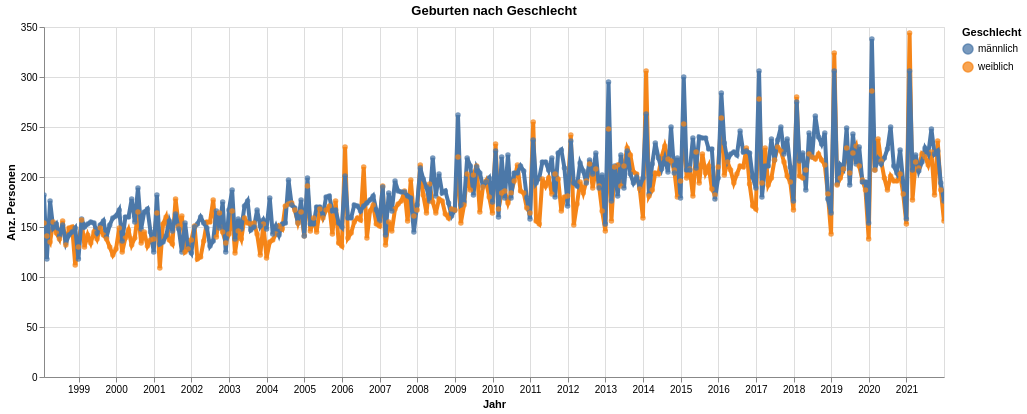

The cell this chart's notebook holds for it:
### Code cell
myTitle="Geburten nach Geschlecht"
highlight = alt.selection(type='single', on='mouseover',
                          fields=['SexLang'], nearest=True)
#x='date:StichtagDatJahr',
base = alt.Chart(myAgg.reset_index().query('sum_WBev>1'), title=myTitle).encode(
    x=alt.X('StichtagDat', axis=alt.Axis(title='Jahr'))# , axis=alt.Axis(format='%', title='percentage')
    , y=alt.X('sum_WBev', axis=alt.Axis(title='Anz. Personen'))
    , color=alt.Color('SexLang', legend=alt.Legend(title="Geschlecht"))  
    ,tooltip=['StichtagDat', 'SexLang', 'sum_WBev']    
)
points = base.mark_circle().encode(
    opacity=alt.value(0.75)
).add_selection(
    highlight
).properties(
    width=900 , height=350
)
lines = base.mark_line().encode(
    size=alt.condition(~highlight, alt.value(0.5), alt.value(4))
).interactive()

lines + points

### Figure 1 — Vega-Lite specification as saved in the notebook (floating-point values rounded to 4 significant figures; data arrays with more than 128 entries replaced by an {"elided": "..."} marker saying what was removed)
{"config": {"view": {"continuousWidth": 400, "continuousHeight": 300}}, "layer": [{"mark": "line", "encoding": {"color": {"type": "nominal", "field": "SexLang", "legend": {"title": "Geschlecht"}}, "size": {"condition": {"value": 0.5, "selection": {"not": "selector024"}}, "value": 4}, "tooltip": [{"type": "temporal", "field": "StichtagDat"}, {"type": "nominal", "field": "SexLang"}, {"type": "quantitative", "field": "sum_WBev"}], "x": {"type": "temporal", "axis": {"title": "Jahr"}, "field": "StichtagDat"}, "y": {"type": "quantitative", "axis": {"title": "Anz. Personen"}, "field": "sum_WBev"}}, "selection": {"selector025": {"type": "interval", "bind": "scales", "encodings": ["x", "y"]}}, "title": "Geburten nach Geschlecht"}, {"mark": "circle", "encoding": {"color": {"type": "nominal", "field": "SexLang", "legend": {"title": "Geschlecht"}}, "opacity": {"value": 0.75}, "tooltip": [{"type": "temporal", "field": "StichtagDat"}, {"type": "nominal", "field": "SexLang"}, {"type": "quantitative", "field": "sum_WBev"}], "x": {"type": "temporal", "axis": {"title": "Jahr"}, "field": "StichtagDat"}, "y": {"type": "quantitative", "axis": {"title": "Anz. Personen"}, "field": "sum_WBev"}}, "height": 350, "selection": {"selector024": {"type": "single", "on": "mouseover", "fields": ["SexLang"], "nearest": true}}, "title": "Geburten nach Geschlecht", "width": 900}], "data": {"name": "data-ab88bb5ff392e859e076b3e62e30eb8f"}, "$schema": "https://vega.github.io/schema/vega-lite/v4.8.1.json", "datasets": {"data-ab88bb5ff392e859e076b3e62e30eb8f": {"elided": "576 records"}}}
